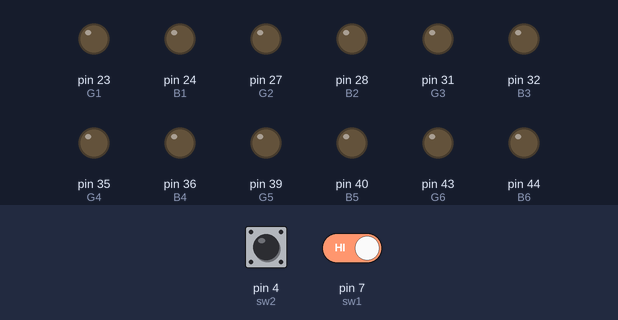
Recording of a sketch running on a simulated Arduino Mega 2560, built with avr-gcc and run on an emulated ATmega2560. On the bench: output pins drawn as LEDs (lit = HIGH). Inputs (shaded band) come from the test bench; at power-on: pin 7 (sw1) HIGH, pin 4 (sw2) HIGH. Random numbers use the default seed unless the sketch sets one; pins used as bus, display or sensor lines are not drawn.

Above: at 8.8 s.
8.9 s: pin 7 (sw1) driven LOW
At 13.8 s:
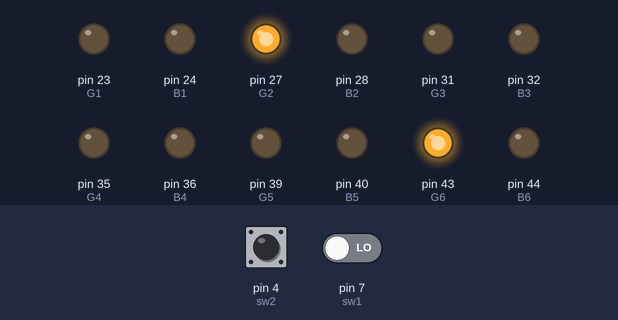
At 14.8 s:
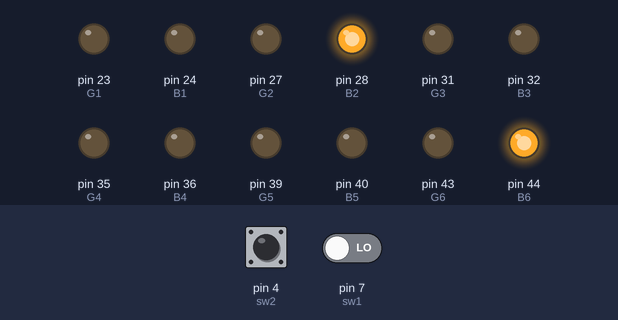
18.2 s: pin 4 (sw2) pulled LOW for 3 s
Timing chart, 0 to 23.0 s (numbered marks = the images above; inputs shaded):
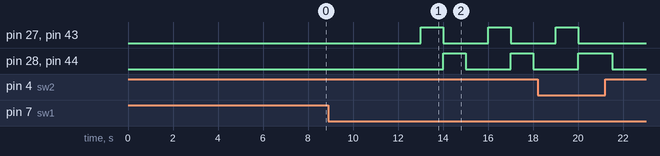

Measured:
- after the input at 8.9 s, pin 27 (G2), pin 43 (G6): alternates HIGH for 1.0 s and LOW for 2.0 s, starting after 4.1 s; pin 28 (B2), pin 44 (B6): alternates HIGH for 1.0 s and LOW for 2.0 s, starting after 5.1 s

The sketch:

2017136054.ino
```cpp
#define R1 22
#define G1 23
#define B1 24

#define R2 26
#define G2 27
#define B2 28

#define R3 30
#define G3 31
#define B3 32

#define R4 34
#define G4 35
#define B4 36

#define R5 38
#define G5 39
#define B5 40

#define R6 42
#define G6 43
#define B6 44

#define sw1 7
#define sw2 4

#define t1 1000
#define t2 3000
#define t3 5000

int state = 0;
int val = 0;
int o_val = 0;

int state2 = 0;
int val2 = 0;
int o_val2 = 0;

int n1 = random(1, 7) * 4 + 18;
int n2 ;
int n3 ;
int n4 ;


// the setup function runs once when you press reset or power the board
void setup() {

  // initialize digital pin LED_BUILTIN as an output.
  pinMode(R1, OUTPUT);
  pinMode(G1, OUTPUT);
  pinMode(B1, OUTPUT);

  pinMode(R2, OUTPUT);
  pinMode(G2, OUTPUT);
  pinMode(B2, OUTPUT);

  pinMode(R3, OUTPUT);
  pinMode(G3, OUTPUT);
  pinMode(B3, OUTPUT);

  pinMode(R4, OUTPUT);
  pinMode(G4, OUTPUT);
  pinMode(B4, OUTPUT);

  pinMode(R5, OUTPUT);
  pinMode(G5, OUTPUT);
  pinMode(B5, OUTPUT);

  pinMode(R6, OUTPUT);
  pinMode(G6, OUTPUT);
  pinMode(B6, OUTPUT);

  pinMode(sw1, INPUT);
  pinMode(sw2, INPUT);

  number();

}

void number() {
  while(1) {
    n1 = random(1, 7) * 4 + 18;
    n2 = random(1, 7) * 4 + 18;
    n3 = random(1, 7) * 4 + 18;
    n4 = random(1, 7) * 4 + 18;
    if ( n1!=n2 && n1!=n3 && n1!=n4 && n2!=n3 && n2!=n4 && n3!=n4 ) {
      break;
     }
  }
}

// the loop function runs over and over again forever
void loop() {

 val2 = digitalRead(sw2);

  if ((val2==LOW) && (o_val2==HIGH)) {
    state2++;
    if (state2 == 4) {
      state2=0;
    }
    delay(10);
  }

  o_val2 = val2;

  if (state2 == 1) {
    setRed(R1);
    delay(500);
    Off(R1, G1, B6);
    setRed(R2);
    delay(500);
    Off(R2, G2, B6);
    setRed(R3);
    delay(500);
    Off(R3, G3, B6);
    setRed(R4);
    delay(500);
    Off(R4, G4, B6);
    setRed(R5);
    delay(500);
    Off(R5, G5, B6);
    setRed(R6);
    delay(500);
    Off(R6, G6, B6);
  }

  else if (state2 == 2) {
    setGreen(R1);
    delay(500);
    Off(R1, G1, B1);
    setGreen(R2);
    delay(500);
    Off(R2, G2, B2);
    setGreen(R3);
    delay(500);
    Off(R3, G3, B3);
    setGreen(R4);
    delay(500);
    Off(R4, G4, B4);
    setGreen(R5);
    delay(500);
    Off(R5, G5, B5);
    setGreen(R6);
    delay(500);
    Off(R6, G6, B6);
  }

  else if( state2 == 3) {
    setBlue(R1);
    delay(500);
    Off(R1, G1, B1);
    setBlue(R2);
    delay(500);
    Off(R2, G2, B2);
    setBlue(R3);
    delay(500);
    Off(R3, G3, B3);
    setBlue(R4);
    delay(500);
    Off(R4, G4, B4);
    setBlue(R5);
    delay(500);
    Off(R5, G5, B5);
    setBlue(R6);
    delay(500);
    Off(R6, G6, B6);
  }

  else {
    Off(R1, G1, B1);
    Off(R2, G2, B2);
    Off(R3, G3, B3);
    Off(R4, G4, B4);
    Off(R5, G5, B5);
    Off(R6, G6, B6);


  val = digitalRead(sw1);

  if ((val==LOW) && (o_val==HIGH)) {
    state++;
    if (state == 4) {
      state=0;
    }
    delay(10);
  }

  o_val = val;

  if(state == 1) {
   setRed(n1);
   setRed(n2);
   delay(1000);
   setGreen(n1);
   setGreen(n2);
   delay(1000);
   setBlue(n1);
   setBlue(n2);
   delay(1000);

  }

  else if(state == 2) {
    setRed(n1);
    setRed(n2);
    setRed(n3);
    setRed(n4);
    delay(1000);
    setGreen(n1);
    setGreen(n2);
    setGreen(n3);
    setGreen(n4);
    delay(1000);
    setBlue(n1);
    setBlue(n2);
    setBlue(n3);
    setBlue(n4);
    delay(1000);

  }

  else if(state == 3) {
    setRed(R1);
    setRed(R2);
    setRed(R3);
    setRed(R4);
    setRed(R5);
    setRed(R6);
    delay(1000);
    setGreen(R1);
    setGreen(R2);
    setGreen(R3);
    setGreen(R4);
    setGreen(R5);
    setGreen(R6);
    delay(1000);
    setBlue(R1);
    setBlue(R2);
    setBlue(R3);
    setBlue(R4);
    setBlue(R5);
    setBlue(R6);
    delay(1000);

  }

  else {
    Off(R1, G1, B1);
    delay(800);
    Off(R2, G2, B2);
    delay(800);
    Off(R3, G3, B3);
    delay(800);
    Off(R4, G4, B4);
    delay(800);
    Off(R5, G5, B5);
    delay(800);
    Off(R6, G6, B6);
  }


  }


}


void Off(int R, int G, int B) {
  digitalWrite(R,LOW);
  digitalWrite(G,LOW);
  digitalWrite(B,LOW);
}

void setRed(int R)
{
  int G = R+1;
  int B = R+2;
  digitalWrite(R,HIGH);
  digitalWrite(G,LOW);
  digitalWrite(B,LOW);
}
void setGreen(int R)
{int G = R+1;
  int B = R+2;
  digitalWrite(R,LOW);
  digitalWrite(G,HIGH);
  digitalWrite(B,LOW);
}
void setBlue(int R)
{
  int G = R+1;
  int B = R+2;
  digitalWrite(R,LOW);
  digitalWrite(G,LOW);
  digitalWrite(B,HIGH);
}
```
